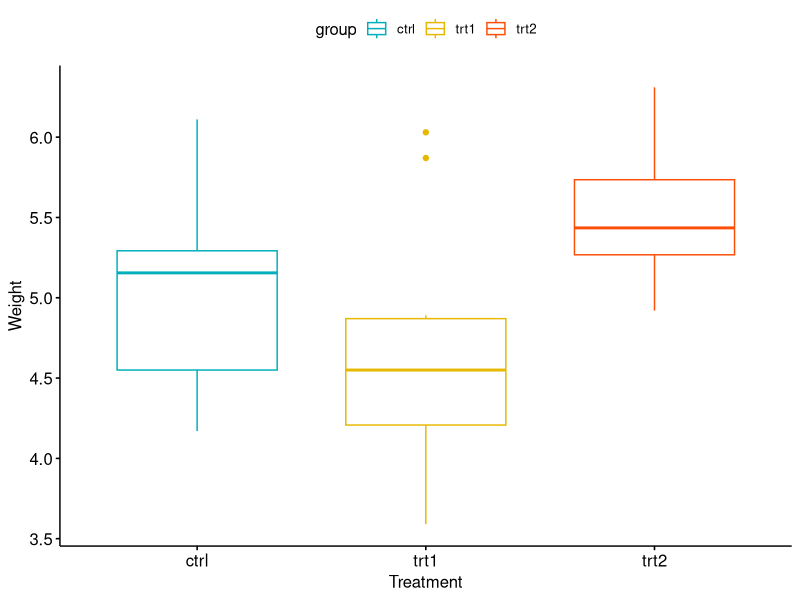
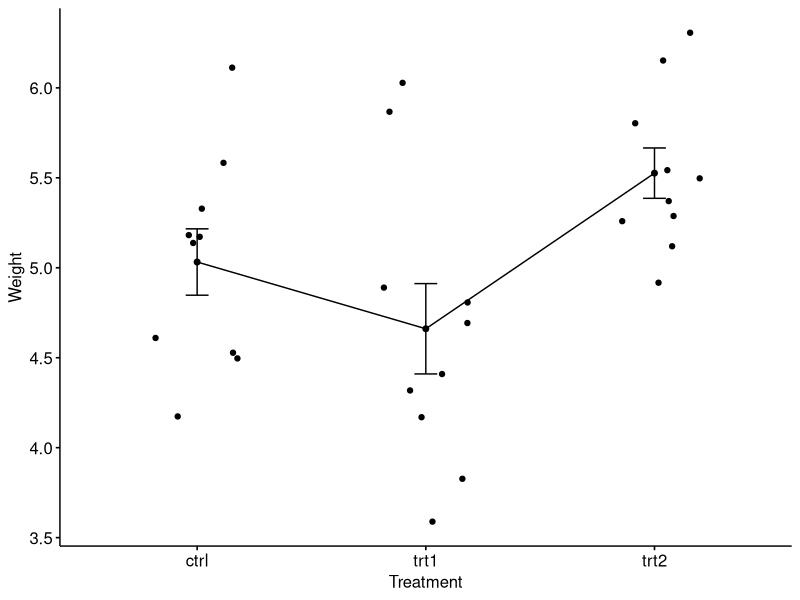
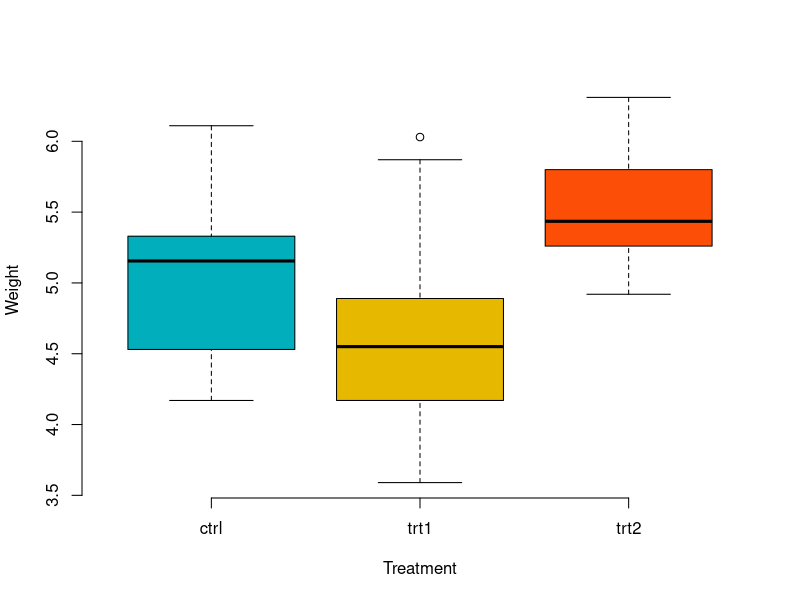
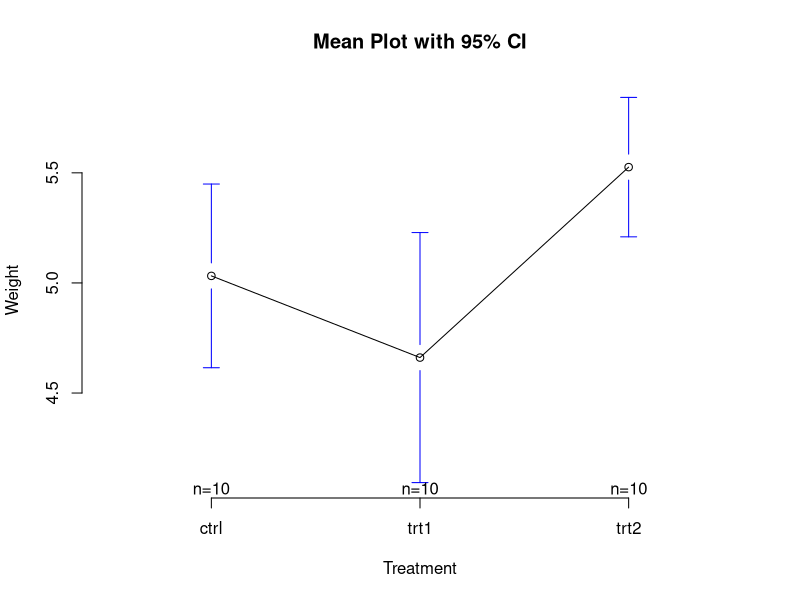
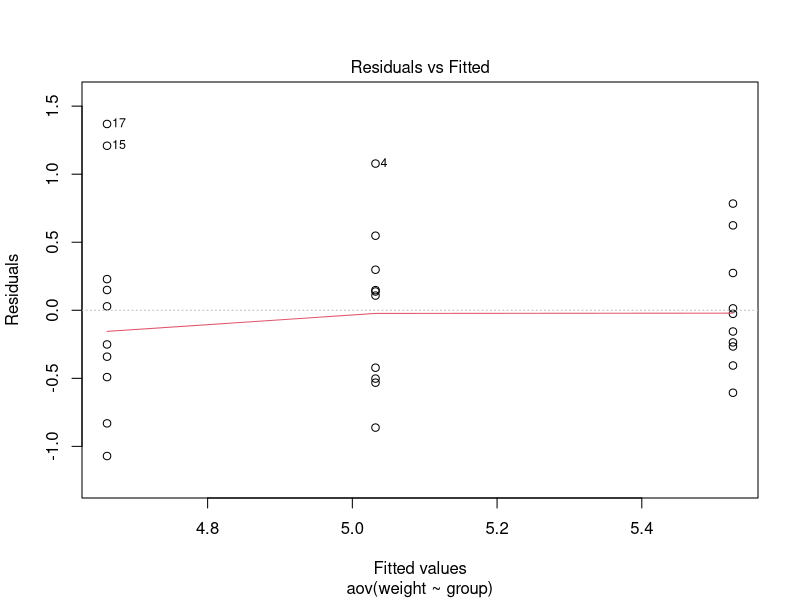
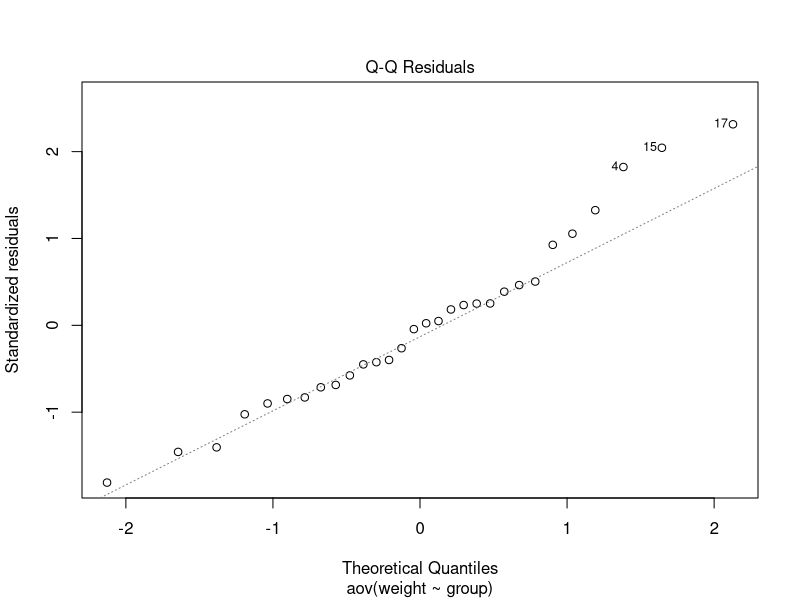

Reproduce these figures in R, in order.
# 6-7 One-way ANOVA Test(para)

# 집단을 만드는 factor가 하나
# H0 : 3개이상의 집단의 평균이 같다

# 가정) 필요조건
#   1. 관측치가 독립적(종속) factor level에 의해 정의된 그룹이 무작위성을 띄어야 함.
#   2. 정규성
#   3. 등분산성  (Levene’s test can be used to check this.)

mydata <- PlantGrowth
head(mydata)
View(mydata)
str(mydata)
# 'data.frame':	30 obs. of  2 variables:
#   $ weight: num  4.17 5.58 5.18 6.11 4.5 4.61 5.17 4.53 5.33 5.14 ...
# $ group : Factor w/ 3 levels "ctrl","trt1",..: 1 1 1 1 1 1 1 1 1 1 ...
dim(mydata) # 30 2

library(prettyR)
freq(mydata$group)
# Frequencies for mydata$group 
#      ctrl trt1 trt2   NA
#        10   10   10    0
# %    33.3 33.3 33.3    0 
# %!NA 33.3 33.3 33.3        -> balanced Design


set.seed(134)

library(dplyr)
sample_n(mydata, 10)  # 원래의 df 중 10개 무작위추출
#     weight group
# 1    4.17  trt1
# 2    5.14  ctrl
# 3    5.80  trt2
# 4    4.32  trt1
# 5    4.61  ctrl
# 6    4.69  trt1
# 7    6.15  trt2
# 8    4.81  trt1
# 9    5.58  ctrl
# 10   3.83  trt1

# factor 타입 변수의 레벨 출력
levels(mydata$group)  # factor level 보여줌 : " ctrl" "trt1" "trt2"

# group은 순서형이므로 ordered로 순서를 지정해준다. 
mydata$group <- ordered(mydata$group, levels = c("ctrl", "trt1", "trt2"))
# levels : 실제값
# labels : 집단의 이름 지정

# group별 weight의 평균이 같은지 one-way ANOVA 분산분석할 것!

library(dplyr)
# 집단별 평균 기초통계량 -> 표본 
group_by(mydata, group) %>% 
  summarise(
    count = n(),
    mean = mean(weight, na.rm = T), # aggregate와 달리 결측치처리 가능
    sd = sd(weight, na.rm = T)
  )
# # A tibble: 3 x 4
#   group count  mean    sd
#   <ord> <int> <dbl> <dbl>
# 1 ctrl     10  5.03 0.583
# 2 trt1     10  4.66 0.794
# 3 trt2     10  5.53 0.443
# --> 집단별 표본의 평균은 4~5로 크게 차이나지 않음
# --> 해당 차이가 큰 것인지 판단하기 위해 sd(표준편차도 구함)
# --> 첫세번째 그룹은 가깝고, 두번째 그룹은 조금 멈

# 모집단의 집단별 평균이 있을까?
library(ggpubr, quietly = T)

# 집단별 분포를 확인할 수 있음
ggboxplot(mydata,
          x = 'group',
          y = 'weight',
          color = 'group',
          palette = c('#00AFBB', '#E7B800', '#FC4E07'),
          order = c('ctrl', 'trt1', 'trt2'), # x축에 나타나는 그룹의 순서 지정
          ylab = 'Weight',
          xlab = 'Treatment'
)
# 중위선의 차이가 trt1만 아래에 있고, ctrl과 trt2는 겹쳐있음
# 평균의 차이가 있는지 시각적으로 판단할 수 없음
# --> ggline 추가해줘야 함

ggline(mydata,
       x = 'group',
       y = 'weight',
       add = c('mean_se', 'jitter'), # 평균의 표준오차와, datapoint를 흔들어버림(jitter)
       order = c('ctrl', 'trt1', 'trt2'),
       ylab = 'Weight',
       xlab = 'Treatment'
)

boxplot(weight ~ group, 
        data = mydata,
        xlab = "Treatment", 
        ylab = "Weight",
        frame = FALSE, 
        col = c("#00AFBB", "#E7B800", "#FC4E07")
)


library("gplots", quietly = TRUE)

plotmeans(weight ~ group, 
          data = mydata, 
          frame = FALSE,
          xlab = "Treatment", 
          ylab = "Weight",
          main="Mean Plot with 95% CI"
)
# 신뢰구간이 겹치므로 모집단의 평균이 같을수도 있음
# -> 시각적으로 평균이 다르다고 판단할 수 없으므로
#     검정을 통해 평균이 같은지 확인해야 함.



# Compute the analysis of variance
# weight를 group의 집단별로 측정함 (집단 간 요인 group)
res.aov <- aov(weight ~ group, data = mydata)
res.aov
# Call:
#   aov(formula = weight ~ group, data = mydata)
# 
# Terms:
#                    group Residuals
# Sum of Squares   3.76634  10.49209
# Deg. of Freedom        2        27
# 
# Residual standard error: 0.6233746
# Estimated effects are balanced

# Summary of the analysis
summary(res.aov)
#             Df Sum Sq Mean Sq F value Pr(>F)  
# group        2  3.766  1.8832   4.846 0.0159 *
# Residuals   27 10.492  0.3886 
# -> 0.05 수준에서 유의미
# group변수가 만들어내는 여러 그룹의 평균이 모두 같지 않다



# 어떤 그룹이 다른지 확인하기 위해 사후분석 수행
# Tukey 알고리즘 활용한 평균의 다중비교
TukeyHSD(res.aov) 
# Tukey multiple comparisons of means
# 95% family-wise confidence level
# 
# Fit: aov(formula = weight ~ group, data = mydata)
# 
# $group
#             diff        lwr       upr     p adj
# trt1-ctrl -0.371 -1.0622161 0.3202161 0.3908711  유의X(차이나더라도 인정되지X)
# trt2-ctrl  0.494 -0.1972161 1.1852161 0.1979960  유의X
# trt2-trt1  0.865  0.1737839 1.5562161 0.0120064  0.05수준에서 유의미.

# 평균의 차이와, 차이에 대한 신뢰구간값. pvalue를 보여줌
# trt2와 trt1이 평균의 차이가 발생하며, 그 차이값은 0.865이다.


# 평균의 다중비교2
library(multcomp, quietly = TRUE)

summary( glht(res.aov, linfct = mcp(group = "Tukey")) )
# mcp : 평균을 비교하여, 선형가설 스펙을 만들어주는 함수
# 
# Simultaneous Tests for General Linear Hypotheses
# 
# Multiple Comparisons of Means: Tukey Contrasts
# 
# 
# Fit: aov(formula = weight ~ group, data = mydata)
# 
# Linear Hypotheses:
#                  Estimate Std. Error t value Pr(>|t|)  
# trt1 - ctrl == 0  -0.3710     0.2788  -1.331   0.3908  
# trt2 - ctrl == 0   0.4940     0.2788   1.772   0.1979  
# trt2 - trt1 == 0   0.8650     0.2788   3.103   0.0121 *
# Estimate: 평균차이 추정량 / Std. Error: 추정량 오차 / tvalue : 검정통계량 -> t분포를 이용

# pairwise.t.test{stats}
# 평균의 다중비교3 : 짝끼리 잡아서 t-test하는 방식
pairwise.t.test(mydata$weight, mydata$group, p.adjust.method = "BH")
# BH: Benjamini-Hochberg method.
# Pairwise comparisons using t tests with pooled SD 
# 
# data:  mydata$weight and mydata$group 
# 
#       ctrl  trt1 
# trt1 0.194  -      <- 이 표안의 값이 p-value --> trt1-trt2의 차이만이 유의.
# trt2 0.132  0.013
# 
# P value adjustment method: BH 


# ***********
# 가정체크
# The residuals versus fits plot can be used to check the homogeneity of variances.
# 잔차(모델추정값 - 원래종속변수의값)의 정규성/등분산성을 검증해야 함.

# ******************************
# 잔차란?
res.aov <- aov(weight ~ group, data=mydata) 
# aov의 결과로 나온 적합된 모델이 res.aov이다.
# group(x)에 의해 결정된 weight(y, 정답) 값을 주어서, 모델 res.aov를 만듦.
# res.aov는 근소하게라도 항상 y값이 차이

# 예측값을 찾는 함수
# fitted{stats}
y_hat <- fitted(res.aov)  # res.aov의 fitted.values를 가져온 것과 같음.
# 예측값을 y_hat에 담음
#     1     2     3     4     5     6     7     8     9    10    11    12    13    14    15 
# 5.032 5.032 5.032 5.032 5.032 5.032 5.032 5.032 5.032 5.032 4.661 4.661 4.661 4.661 4.661 
#    16    17    18    19    20    21    22    23    24    25    26    27    28    29    30 
# 4.661 4.661 4.661 4.661 4.661 5.526 5.526 5.526 5.526 5.526 5.526 5.526 5.526 5.526 5.526 
# 위와 같다.
res.aov$fitted.values

# 잔차구하기
y <- mydata$weight  # 실제값
#잔차 = 오차
( myresiduals <- y - y_hat ) # 실제값 - 예측값
#      1      2      3      4      5      6      7      8      9     10     11     12     13 
# -0.862  0.548  0.148  1.078 -0.532 -0.422  0.138 -0.502  0.298  0.108  0.149 -0.491 -0.251 
#     14     15     16     17     18     19     20     21     22     23     24     25     26 
# -1.071  1.209 -0.831  1.369  0.229 -0.341  0.029  0.784 -0.406  0.014 -0.026 -0.156 -0.236 
#     27     28     29     30 
# -0.606  0.624  0.274 -0.266 

# myresiduals도 res.aov안에 있음
res.aov$residuals

# *****************************
# 1. Homogeneity of variances : 등분산성체크
plot(res.aov, 1)
# x축: 적합된값(aov(weight~group)) / y축: 잔차

#install.packages('car', dependencies = TRUE, quiet = TRUE)
library(car, quietly = TRUE)

leveneTest(weight ~ group, data = mydata)

oneway.test(weight ~ group, data = mydata)

pairwise.t.test(mydata$weight, mydata$group, p.adjust.method = "BH", pool.sd = FALSE)

# 2. Normality
plot(res.aov, 2)
# Extract the residuals
( aov_residuals <- residuals(object = res.aov ) )

# Run Shapiro-Wilk test
shapiro.test(x = aov_residuals )

kruskal.test(weight ~ group, data = mydata)
